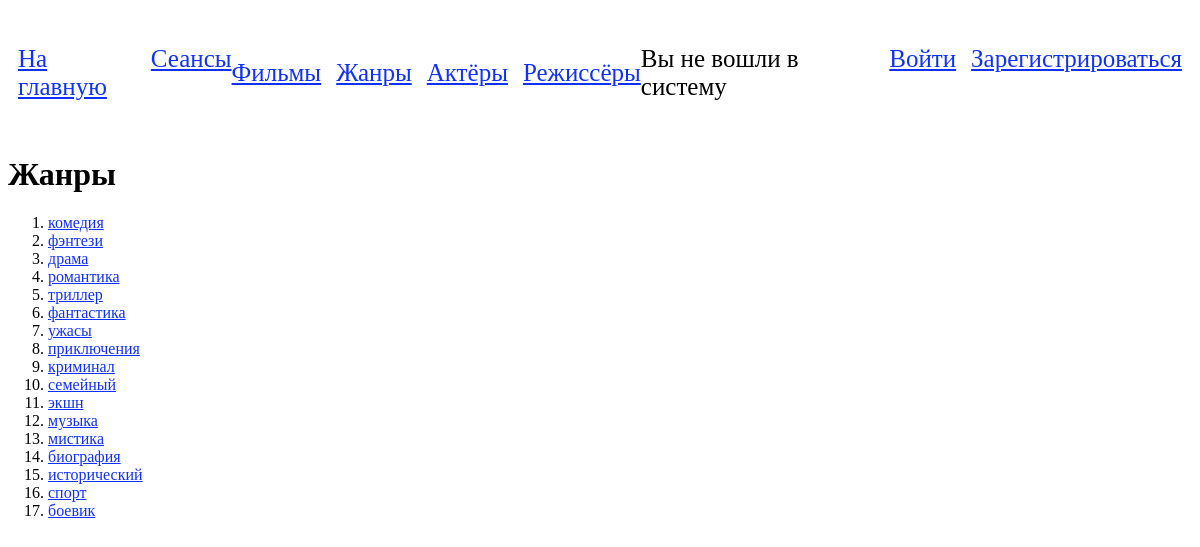
The page /genres/ on the database its author committed.
### app/models.py (models this page shows)
class Genre(models.Model):
    genre = models.CharField(max_length=100)
    def __str__(self):
        return self.genre

### app/views.py (the view)
# urls.py: path('genres/', views.genres, name='genres'),
def genres(request):
    genres_list = Genre.objects.all()
    return render(request, 'cinema/genres.html', {'genres_list': genres_list})

### templates/cinema/genres.html (shortened to what this page needs)
{% extends 'cinema/base.html' %}
{% block content %}
    <h1>Жанры</h1>
    <ul style="list-style-type: decimal">
        {% for genre in genres_list %}
            <li><a href="{% url 'film_by_genre' genre.id %}">{{genre}}</a></li>
        {% endfor %}
    </ul>
{% endblock %}

### static/css/styles.css (style rules this page uses)
a { color: #0f31ff; }

### rows shown on the page
Genre: genre "комедия"
Genre: genre "фэнтези"
Genre: genre "драма"
Genre: genre "романтика"
Genre: genre "триллер"
Genre: genre "фантастика"
Genre: genre "ужасы"
Genre: genre "приключения"
Genre: genre "криминал"
Genre: genre "семейный"
Genre: genre "экшн"
Genre: genre "музыка"
Genre: genre "мистика"
Genre: genre "биография"
Genre: genre "исторический"
Genre: genre "спорт"
Genre: genre "боевик"
